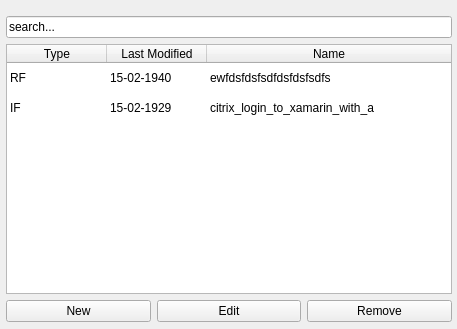
<?xml version="1.0" encoding="UTF-8"?>
<ui version="4.0">
 <class>Form</class>
 <widget class="QWidget" name="Form">
  <property name="geometry">
   <rect>
    <x>0</x>
    <y>0</y>
    <width>457</width>
    <height>329</height>
   </rect>
  </property>
  <property name="windowTitle">
   <string>Alyvix - Select Finder</string>
  </property>
  <widget class="QPushButton" name="pushButtonCC">
   <property name="enabled">
    <bool>true</bool>
   </property>
   <property name="geometry">
    <rect>
     <x>9</x>
     <y>9000</y>
     <width>216</width>
     <height>23</height>
    </rect>
   </property>
   <property name="text">
    <string>Custom Code</string>
   </property>
  </widget>
  <widget class="QWidget" name="widget_2" native="true">
   <property name="geometry">
    <rect>
     <x>106</x>
     <y>387</y>
     <width>229</width>
     <height>240</height>
    </rect>
   </property>
   <widget class="QWidget" name="gridLayoutWidget">
    <property name="geometry">
     <rect>
      <x>6</x>
      <y>5</y>
      <width>218</width>
      <height>231</height>
     </rect>
    </property>
    <layout class="QGridLayout" name="gridLayout">
     <item row="0" column="0">
      <widget class="QLabel" name="label_2">
       <property name="text">
        <string>Delay:</string>
       </property>
       <property name="alignment">
        <set>Qt::AlignRight|Qt::AlignTrailing|Qt::AlignVCenter</set>
       </property>
      </widget>
     </item>
     <item row="0" column="1">
      <widget class="QSpinBox" name="spinBoxDelay">
       <property name="maximum">
        <number>60</number>
       </property>
      </widget>
     </item>
     <item row="1" column="0" colspan="2">
      <widget class="QPushButton" name="pushButtonRF">
       <property name="text">
        <string>Rect Finder</string>
       </property>
      </widget>
     </item>
     <item row="2" column="0" colspan="2">
      <widget class="QPushButton" name="pushButtonIF">
       <property name="text">
        <string>Image Finder</string>
       </property>
      </widget>
     </item>
     <item row="3" column="0" colspan="2">
      <widget class="QPushButton" name="pushButtonTF">
       <property name="enabled">
        <bool>true</bool>
       </property>
       <property name="text">
        <string>Text Finder</string>
       </property>
      </widget>
     </item>
     <item row="4" column="0" colspan="2">
      <widget class="QPushButton" name="pushButtonOF">
       <property name="enabled">
        <bool>true</bool>
       </property>
       <property name="text">
        <string>Object Finder</string>
       </property>
      </widget>
     </item>
     <item row="5" column="0" colspan="2">
      <widget class="QPushButton" name="pushButtonCancel">
       <property name="text">
        <string>Cancel</string>
       </property>
      </widget>
     </item>
    </layout>
   </widget>
  </widget>
  <widget class="QWidget" name="widget" native="true">
   <property name="geometry">
    <rect>
     <x>0</x>
     <y>10</y>
     <width>458</width>
     <height>321</height>
    </rect>
   </property>
   <widget class="QWidget" name="gridLayoutWidget_2">
    <property name="geometry">
     <rect>
      <x>6</x>
      <y>6</y>
      <width>446</width>
      <height>306</height>
     </rect>
    </property>
    <layout class="QGridLayout" name="gridLayout_2">
     <item row="0" column="0" colspan="3">
      <widget class="QLineEdit" name="lineEditSearch">
       <property name="text">
        <string>search...</string>
       </property>
      </widget>
     </item>
     <item row="1" column="0" colspan="3">
      <widget class="QTableWidget" name="tableWidget">
       <property name="alternatingRowColors">
        <bool>false</bool>
       </property>
       <property name="selectionBehavior">
        <enum>QAbstractItemView::SelectRows</enum>
       </property>
       <property name="showGrid">
        <bool>false</bool>
       </property>
       <property name="sortingEnabled">
        <bool>true</bool>
       </property>
       <property name="cornerButtonEnabled">
        <bool>true</bool>
       </property>
       <attribute name="horizontalHeaderCascadingSectionResizes">
        <bool>false</bool>
       </attribute>
       <attribute name="horizontalHeaderHighlightSections">
        <bool>true</bool>
       </attribute>
       <attribute name="horizontalHeaderStretchLastSection">
        <bool>true</bool>
       </attribute>
       <attribute name="verticalHeaderVisible">
        <bool>false</bool>
       </attribute>
       <attribute name="verticalHeaderStretchLastSection">
        <bool>false</bool>
       </attribute>
       <row>
        <property name="text">
         <string>1</string>
        </property>
       </row>
       <row>
        <property name="text">
         <string>2</string>
        </property>
       </row>
       <column>
        <property name="text">
         <string>Type</string>
        </property>
       </column>
       <column>
        <property name="text">
         <string>Last Modified</string>
        </property>
       </column>
       <column>
        <property name="text">
         <string>Name</string>
        </property>
       </column>
       <item row="0" column="0">
        <property name="text">
         <string>RF</string>
        </property>
       </item>
       <item row="0" column="1">
        <property name="text">
         <string>15-02-1940</string>
        </property>
       </item>
       <item row="0" column="2">
        <property name="text">
         <string>ewfdsfdsfsdfdsfdsfsdfs</string>
        </property>
       </item>
       <item row="1" column="0">
        <property name="text">
         <string>IF</string>
        </property>
       </item>
       <item row="1" column="1">
        <property name="text">
         <string>15-02-1929</string>
        </property>
       </item>
       <item row="1" column="2">
        <property name="text">
         <string>citrix_login_to_xamarin_with_a</string>
        </property>
       </item>
      </widget>
     </item>
     <item row="2" column="2">
      <widget class="QPushButton" name="pushButtonRemove">
       <property name="text">
        <string>Remove</string>
       </property>
      </widget>
     </item>
     <item row="2" column="1">
      <widget class="QPushButton" name="pushButtonEdit">
       <property name="text">
        <string>Edit</string>
       </property>
      </widget>
     </item>
     <item row="2" column="0">
      <widget class="QPushButton" name="pushButtonNew">
       <property name="text">
        <string>New</string>
       </property>
      </widget>
     </item>
    </layout>
   </widget>
  </widget>
 </widget>
 <resources/>
 <connections/>
</ui>
